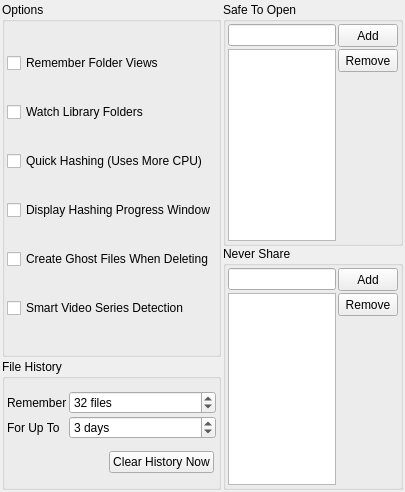
     <widget class="QWidget" name="pageLibrary">
      <layout class="QGridLayout" name="gridLayout_10">
       <property name="margin">
        <number>2</number>
       </property>
       <property name="spacing">
        <number>2</number>
       </property>
       <item row="0" column="0">
        <widget class="QGroupBox" name="groupBoxLibraryOptions">
         <property name="minimumSize">
          <size>
           <width>0</width>
           <height>0</height>
          </size>
         </property>
         <property name="title">
          <string>Options</string>
         </property>
         <layout class="QGridLayout" name="gridLayout_8" columnstretch="0">
          <property name="margin">
           <number>2</number>
          </property>
          <property name="spacing">
           <number>0</number>
          </property>
          <item row="0" column="0">
           <widget class="QCheckBox" name="checkBoxRememberViews">
            <property name="text">
             <string>Remember Folder Views</string>
            </property>
           </widget>
          </item>
          <item row="1" column="0">
           <widget class="QCheckBox" name="checkBoxWatchFolders">
            <property name="text">
             <string>Watch Library Folders</string>
            </property>
           </widget>
          </item>
          <item row="2" column="0">
           <widget class="QCheckBox" name="checkBoxQuickHashing">
            <property name="text">
             <string>Quick Hashing (Uses More CPU)</string>
            </property>
           </widget>
          </item>
          <item row="4" column="0">
           <widget class="QCheckBox" name="checkBoxGhostFiles">
            <property name="text">
             <string>Create Ghost Files When Deleting</string>
            </property>
           </widget>
          </item>
          <item row="5" column="0">
           <widget class="QCheckBox" name="checkBoxSeriesDetection">
            <property name="text">
             <string>Smart Video Series Detection</string>
            </property>
           </widget>
          </item>
          <item row="3" column="0">
           <widget class="QCheckBox" name="checkBoxDisplayHashingProgress">
            <property name="text">
             <string>Display Hashing Progress Window</string>
            </property>
           </widget>
          </item>
         </layout>
        </widget>
       </item>
       <item row="1" column="0">
        <widget class="QGroupBox" name="groupBoxHistory">
         <property name="minimumSize">
          <size>
           <width>0</width>
           <height>0</height>
          </size>
         </property>
         <property name="maximumSize">
          <size>
           <width>16777215</width>
           <height>131</height>
          </size>
         </property>
         <property name="title">
          <string>File History</string>
         </property>
         <layout class="QGridLayout" name="gridLayout_7">
          <property name="margin">
           <number>2</number>
          </property>
          <property name="spacing">
           <number>2</number>
          </property>
          <item row="0" column="0" colspan="3">
           <layout class="QGridLayout" name="gridLayout_6">
            <item row="0" column="0">
             <widget class="QLabel" name="labelRememberFiles">
              <property name="text">
               <string>Remember</string>
              </property>
             </widget>
            </item>
            <item row="0" column="1">
             <widget class="QSpinBox" name="spinBoxRememberFiles">
              <property name="sizePolicy">
               <sizepolicy hsizetype="MinimumExpanding" vsizetype="Fixed">
                <horstretch>0</horstretch>
                <verstretch>0</verstretch>
               </sizepolicy>
              </property>
              <property name="suffix">
               <string> files</string>
              </property>
              <property name="maximum">
               <number>365</number>
              </property>
              <property name="value">
               <number>32</number>
              </property>
             </widget>
            </item>
            <item row="1" column="0">
             <widget class="QLabel" name="labelUpToDays">
              <property name="text">
               <string>For Up To</string>
              </property>
             </widget>
            </item>
            <item row="1" column="1">
             <widget class="QSpinBox" name="spinBoxUpToDays">
              <property name="sizePolicy">
               <sizepolicy hsizetype="MinimumExpanding" vsizetype="Fixed">
                <horstretch>0</horstretch>
                <verstretch>0</verstretch>
               </sizepolicy>
              </property>
              <property name="suffix">
               <string> days</string>
              </property>
              <property name="prefix">
               <string/>
              </property>
              <property name="maximum">
               <number>365</number>
              </property>
              <property name="value">
               <number>3</number>
              </property>
             </widget>
            </item>
           </layout>
          </item>
          <item row="1" column="1">
           <widget class="QPushButton" name="pushButtonClearHistory">
            <property name="text">
             <string>Clear History Now</string>
            </property>
           </widget>
          </item>
          <item row="1" column="0">
           <spacer name="horizontalSpacer_2">
            <property name="orientation">
             <enum>Qt::Horizontal</enum>
            </property>
            <property name="sizeHint" stdset="0">
             <size>
              <width>40</width>
              <height>20</height>
             </size>
            </property>
           </spacer>
          </item>
         </layout>
        </widget>
       </item>
       <item row="0" column="1" rowspan="2">
        <layout class="QGridLayout" name="gridLayout_38">
         <property name="spacing">
          <number>0</number>
         </property>
         <item row="0" column="0">
          <widget class="QGroupBox" name="groupBoxSafeOpen">
           <property name="sizePolicy">
            <sizepolicy hsizetype="Preferred" vsizetype="Preferred">
             <horstretch>0</horstretch>
             <verstretch>0</verstretch>
            </sizepolicy>
           </property>
           <property name="minimumSize">
            <size>
             <width>0</width>
             <height>80</height>
            </size>
           </property>
           <property name="maximumSize">
            <size>
             <width>180</width>
             <height>16777215</height>
            </size>
           </property>
           <property name="title">
            <string>Safe To Open</string>
           </property>
           <layout class="QGridLayout" name="gridLayout_26">
            <property name="margin">
             <number>2</number>
            </property>
            <property name="spacing">
             <number>2</number>
            </property>
            <item row="0" column="0">
             <widget class="QLineEdit" name="lineEditSafeOpen"/>
            </item>
            <item row="1" column="0" rowspan="2">
             <widget class="QListWidget" name="listWidgetSafeOpen">
              <property name="sizePolicy">
               <sizepolicy hsizetype="Expanding" vsizetype="Expanding">
                <horstretch>0</horstretch>
                <verstretch>0</verstretch>
               </sizepolicy>
              </property>
              <property name="sortingEnabled">
               <bool>true</bool>
              </property>
             </widget>
            </item>
            <item row="0" column="1">
             <widget class="QPushButton" name="pushButtonAddSafe">
              <property name="minimumSize">
               <size>
                <width>60</width>
                <height>23</height>
               </size>
              </property>
              <property name="maximumSize">
               <size>
                <width>60</width>
                <height>23</height>
               </size>
              </property>
              <property name="text">
               <string>Add</string>
              </property>
             </widget>
            </item>
            <item row="1" column="1">
             <widget class="QPushButton" name="pushButtonRemoveSafe">
              <property name="minimumSize">
               <size>
                <width>60</width>
                <height>23</height>
               </size>
              </property>
              <property name="maximumSize">
               <size>
                <width>60</width>
                <height>23</height>
               </size>
              </property>
              <property name="text">
               <string>Remove</string>
              </property>
             </widget>
            </item>
           </layout>
          </widget>
         </item>
         <item row="1" column="0">
          <widget class="QGroupBox" name="groupBoxNeverShare">
           <property name="minimumSize">
            <size>
             <width>0</width>
             <height>80</height>
            </size>
           </property>
           <property name="maximumSize">
            <size>
             <width>180</width>
             <height>16777215</height>
            </size>
           </property>
           <property name="title">
            <string>Never Share</string>
           </property>
           <layout class="QGridLayout" name="gridLayout_27">
            <property name="margin">
             <number>2</number>
            </property>
            <property name="spacing">
             <number>2</number>
            </property>
            <item row="0" column="0">
             <widget class="QLineEdit" name="lineEditNeverShare"/>
            </item>
            <item row="1" column="0" rowspan="2">
             <widget class="QListWidget" name="listWidgetNeverShare">
              <property name="sortingEnabled">
               <bool>true</bool>
              </property>
             </widget>
            </item>
            <item row="0" column="1">
             <widget class="QPushButton" name="pushButtonNeverShareAdd">
              <property name="minimumSize">
               <size>
                <width>60</width>
                <height>23</height>
               </size>
              </property>
              <property name="maximumSize">
               <size>
                <width>60</width>
                <height>23</height>
               </size>
              </property>
              <property name="text">
               <string>Add</string>
              </property>
             </widget>
            </item>
            <item row="1" column="1">
             <widget class="QPushButton" name="pushButtonNeverShareRemove">
              <property name="minimumSize">
               <size>
                <width>60</width>
                <height>23</height>
               </size>
              </property>
              <property name="maximumSize">
               <size>
                <width>60</width>
                <height>23</height>
               </size>
              </property>
              <property name="text">
               <string>Remove</string>
              </property>
             </widget>
            </item>
           </layout>
          </widget>
         </item>
        </layout>
       </item>
      </layout>
     </widget>
